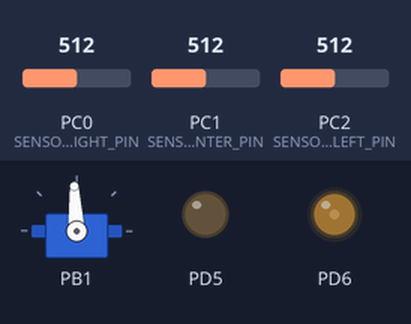
This program was run on a simulated ATmega328P, built with avr-gcc and emulated at 16 MHz. Shown: servo, output pins drawn as LEDs (lit = HIGH). Inputs (shaded band) come from the test bench; at power-on: PC0 (SENSOR_RIGHT_PIN) = 512, PC2 (SENSOR_LEFT_PIN) = 512, PC1 (SENSOR_CENTER_PIN) = 512. Servo pulses on a pin are drawn as a servo (544–2400 µs = 0–180°); pins used as bus, display or sensor lines are not drawn.

Above: at 1.2 s.
1.3 s: PC0 (SENSOR_RIGHT_PIN) set to 490
At 2.7 s:
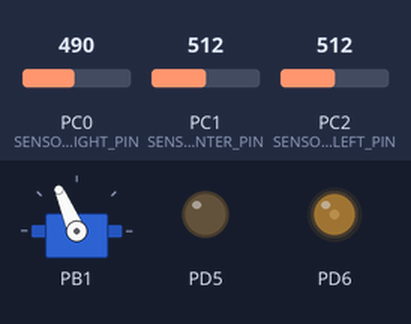
4.3 s: PC2 (SENSOR_LEFT_PIN) set to 306
6.1 s: PC1 (SENSOR_CENTER_PIN) set to 538
At 6.9 s:
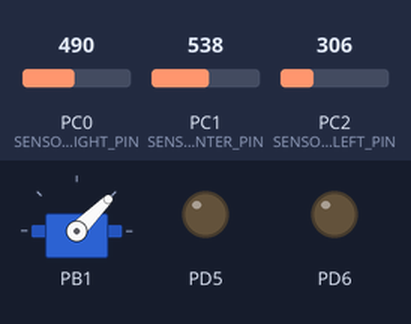
7.6 s: PC1 (SENSOR_CENTER_PIN) set to 596
9.1 s: PC1 (SENSOR_CENTER_PIN) set to 623
At 10.1 s:
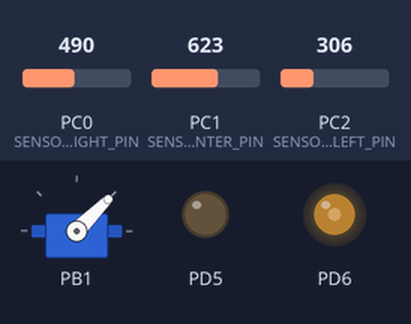
10.6 s: PC1 (SENSOR_CENTER_PIN) set to 511
At 11.7 s:
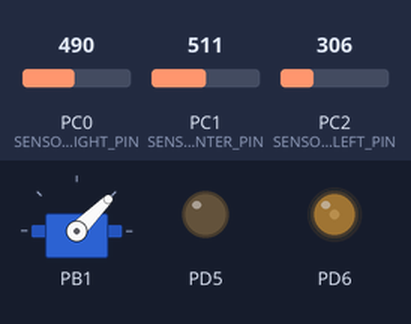
Timing chart, 0 to 13.1 s (numbered marks = the images above; inputs shaded):
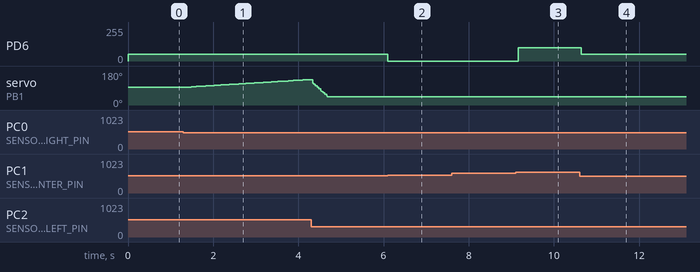

Measured:
- the behaviour switches between 526 and 527 on PC1 (SENSOR_CENTER_PIN) (found by bisection; images 1 and 2)
- the behaviour switches between 607 and 608 on PC1 (SENSOR_CENTER_PIN) (found by bisection; images 2 and 3)
- after the input at 1.3 s, servo on PB1: moves from 93° to 135° over 2.9 s, starting after 0.06 s
- after the input at 6.1 s, PD6: 51/255 → 0/255 at once
- after the input at 7.6 s, every drawn part: stays the same
- after the input at 9.1 s, PD6: 0/255 → 101/255 after 0.06 s
- after the input at 10.6 s, PD6: 101/255 → 51/255 at once

The program:

main.c
```c
/********************************************************************************
* main.c:
********************************************************************************/

/* Include directives */
#include "global_header.h"

/* Static variables */
static struct pid servo_pid;

/********************************************************************************
* main:
********************************************************************************/
int main(void)
{
	setup();
	pid_init(&servo_pid, SERVO_ANGLE_CENTER, SERVO_ANGLE_MIN, SERVO_ANGLE_MAX, 1, 0.1, 0.01);

	while (true)
	{
		pid_regulate(&servo_pid, ir_sensor_get_servo_pid_input(SENSOR_LEFT_PIN, SENSOR_RIGHT_PIN));
		servo_set_angle((uint8_t)servo_pid.output);
		motor_controller_run(ir_sensor_get_distance_cm(SENSOR_CENTER_PIN));
	}

	return 0;
}
```

adc.c
```c
/********************************************************************************
* adc.c: Contains function definitions relevant to AD-conversion.
********************************************************************************/

/* Include directives */
#include "adc.h"

/* External function definitions */

/********************************************************************************
* adc_read: Performs an AD-conversion on the desired pin and returns
*			the result.
********************************************************************************/
uint16_t adc_read(uint8_t pin)
{
	ADMUX = (0b00 << REFS0) | pin;
	ADCSRA = (1 << ADEN) | (1 << ADSC) | (0b111 << ADPS0);
	while ((ADCSRA & (1 << ADIF)) == 0);
	ADCSRA = (1 << ADIF);

	return ADC;
}

/********************************************************************************
* adc_read_avg_4: Performs four AD-conversions on the desired pin and returns
*			      the result as an average value.
********************************************************************************/
uint16_t adc_read_avg_4(uint8_t pin)
{
	uint16_t temp_readings = 0;

	for (uint8_t i = 0; i < 4; i++)
	{
		temp_readings += adc_read(pin);
	}

	return (temp_readings >> 2);
}

/********************************************************************************
* adc_read_avg_8: Performs eight AD-conversions on the desired pin and returns
*			      the result as an average value.
********************************************************************************/
uint16_t adc_read_avg_8(uint8_t pin)
{
	uint16_t temp_readings = 0;

	for (uint8_t i = 0; i < 8; i++)
	{
		temp_readings += adc_read(pin);
	}

	return (temp_readings >> 3);
}

/********************************************************************************
* adc_read_voltage: Performs eight AD-conversions on the desired pin and returns
*			        the result calculated into a voltage level.
********************************************************************************/
double adc_read_voltage(uint8_t pin)
{
	double voltage = ADC_RESOLUTION * adc_read_avg_8(pin);

	return voltage;
}
```

adc.h
```c
/********************************************************************************
* adc.h: Contains macro definitions and function declarations relevant to
*		 AD-conversion.
********************************************************************************/

#ifndef ADC_H_
#define ADC_H_

/* Include directives */
#include "global_header.h"

/* Macro definitions */
#define VREF 3.3							// Voltage at the AREF pin.
#define ADC_MAX 1023.0						// Highest value in 10-bits.
#define ADC_RESOLUTION 0.0032				// 3.3 V divided into 1024 steps, 3.2 mV resolution.

/* External function declarations */
uint16_t adc_read(uint8_t pin);
uint16_t adc_read_avg_4(uint8_t pin);
uint16_t adc_read_avg_8(uint8_t pin);
double adc_read_voltage(uint8_t pin);

#endif /* ADC_H_ */
```

delay.c
```c
/********************************************************************************
* delay.c: Contains function definitions for functions used for
*		   generating delays.
*********************************************************************************/

/* Include directives */
#include "gpio.h"

/********************************************************************************
* delay_ms: Generates the desired delay in ms.
*********************************************************************************/
void delay_ms(uint16_t const delay_time_ms)
{
	for (uint16_t i = 0; i < delay_time_ms; i++)
	{
		_delay_ms(1);
	}

	return;
}

/********************************************************************************
* delay_us: Generates the desired delay in us.
*********************************************************************************/
void delay_us(const uint16_t delay_time_us)
{
	for (uint16_t i = 0; i < delay_time_us; i++)
	{
		_delay_us(1);
	}

	return;
}
```

global_header.h
```c
/********************************************************************************
* global_header.h: Header file containing include directives to every
*				   header file in the project. Also contains declarations of
*				   variables with a global scope.
********************************************************************************/

#ifndef GLOBAL_HEADER_H_
#define GLOBAL_HEADER_H_

/* Include directives */
#include "gpio.h"
#include "usart.h"
#include "adc.h"
#include "ir_sensor.h"
#include "servo.h"
#include "motor_controller.h"
#include "pid.h"

/* Global variable declarations */

#endif /* GLOBAL_HEADER_H_ */
```

ir_sensor.c
```c
/********************************************************************************
* adc.c: Contains function definitions relevant to analog IR distance
*		 sensor GP2Y0A21YK.
********************************************************************************/

/* Include directives */
#include "ir_sensor.h"

/********************************************************************************
* ir_sensor_get_servo_pid_input:
********************************************************************************/
double ir_sensor_get_servo_pid_input(const uint8_t left_pin, const uint8_t right_pin)
{
	const double input_difference = ir_sensor_get_input_difference(left_pin, right_pin);
	const double scaled_input = ((input_difference + DISTANCE_MAX) / (2 * DISTANCE_MAX));

	return (scaled_input * 180);
}

/********************************************************************************
* ir_sensor_get_input_difference:
********************************************************************************/
double ir_sensor_get_input_difference(const uint8_t left_pin, const uint8_t right_pin)
{
	const double left_val = ir_sensor_get_distance_cm(left_pin);
	const double right_val = ir_sensor_get_distance_cm(right_pin);

	return (left_val - right_val);
}

/********************************************************************************
* ir_sensor_check_distance:
********************************************************************************/
double ir_sensor_check_distance(double val)
{
	if (val > DISTANCE_MAX)
	{
		val = (double)DISTANCE_MAX;
		return val;
	}
	else if (val < DISTANCE_MIN)
	{
		val = (double)DISTANCE_MIN;
		return val;
	}
	else return val;
}

/********************************************************************************
* ir_sensor_get_distance_cm:
********************************************************************************/
double ir_sensor_get_distance_cm(uint8_t pin)
{
	double distance_cm = 29.988 * pow(adc_read_voltage(pin), -1.173);
	distance_cm = ir_sensor_check_distance(distance_cm);

	return distance_cm;
}
```

ir_sensor.h
```c
/********************************************************************************
* ir_sensor.h: Contains macro definitions and function declarations relevant to
*			   analog IR distance sensor GP2Y0A21YK.
********************************************************************************/

#ifndef IR_SENSOR_H_
#define IR_SENSOR_H_

/* Include directives */
#include "global_header.h"

/* Macro definitions */
#define DISTANCE_MAX 50
#define DISTANCE_MIN 10

/* External function declarations */
double ir_sensor_get_servo_pid_input(const uint8_t left_pin, const uint8_t right_pin);
double ir_sensor_get_distance_cm(uint8_t pin);
double ir_sensor_check_distance(double val);
double ir_sensor_get_input_difference(const uint8_t left_pin, const uint8_t right_pin);

#endif /* IR_SENSOR_H_ */
```

isr.c
```c
/********************************************************************************
* isr.c: Contains the various Interrupt Service Routines used in the program.
********************************************************************************/

/* Include directives */
#include "global_header.h"

/* Interrupt service routines */

/********************************************************************************
* INT0_vect: Trigger condition: Rising edge PORTD2.
********************************************************************************/
ISR (INT0_vect)
{
	return;
}

/********************************************************************************
* INT1_vect: Trigger condition: Rising edge PORTD3.
********************************************************************************/
ISR (INT1_vect)
{
	return;
}

/********************************************************************************
* TIMER0_OVF_vect: Trigger condition: Executed every 255 us.
********************************************************************************/
ISR (TIMER0_OVF_vect)
{
	return;
}

/********************************************************************************
* TIMER1_OVF_vect: Trigger condition: Executed every 20 ms.
********************************************************************************/
ISR (TIMER1_OVF_vect)
{
	return;
}
```

motor_controller.c
```c
/********************************************************************************
* motor_controller.c:
*********************************************************************************/

/* Include directives */
#include "motor_controller.h"

/* Static variables */
static enum motor_direction current_direction = MOTOR_DIRECTION_FORWARD;

/* External Function Definitions */

/********************************************************************************
* motor_controller_set_speed:
*********************************************************************************/
void motor_controller_set_speed(uint8_t motor_speed)
{
	if (motor_speed > MOTOR_SPEED_MAX) motor_speed = MOTOR_SPEED_MAX;
	if (motor_speed < MOTOR_SPEED_MIN && motor_speed > 0) motor_speed = MOTOR_SPEED_MIN;

	if (current_direction == MOTOR_DIRECTION_FORWARD)
	{
		OCR0A = motor_controller_get_pwm_value(motor_speed);
	}
	else if (current_direction == MOTOR_DIRECTION_BACKWARD)
	{
		OCR0B = motor_controller_get_pwm_value(motor_speed);
	}

	return;
}

/********************************************************************************
* motor_controller_set_direction:
*********************************************************************************/
void motor_controller_set_direction(const enum motor_direction new_direction)
{
	if (new_direction == current_direction) return;

	motor_controller_stop();
	current_direction = new_direction;

	return;
}

/********************************************************************************
* motor_controller_stop:
*********************************************************************************/
void motor_controller_stop(void)
{
	motor_controller_set_speed(0);

	return;
}

/********************************************************************************
* motor_controller_run:
*********************************************************************************/
void motor_controller_run(const double center_distance_cm)
{
	if (center_distance_cm < 15) motor_controller_stop();

	double speed_rescaled = (center_distance_cm - 15) * (100 / DISTANCE_MAX);
	double speed_percentage = speed_rescaled / 100;
	uint8_t new_speed = (uint8_t)(MOTOR_SPEED_MAX * speed_percentage);
	motor_controller_set_speed(new_speed);

	return;
}

/********************************************************************************
* motor_controller_check_motor_direction: Returns the current motor direction
*										  expressed as a boolean value where
*										  true = forwards, false = backwards.
*********************************************************************************/
bool motor_controller_check_motor_direction(void)
{
	if (current_direction == MOTOR_DIRECTION_FORWARD)
	{
		return true;
	}
	else
	{
		return false;
	}
}
```

motor_controller.h
```c
/********************************************************************************
* motor_controller.h:
*********************************************************************************/
#ifndef MOTOR_CONTROLLER_H_
#define MOTOR_CONTROLLER_H_

/* Include directives */
#include "global_header.h"

/* Enumerations */
enum motor_direction
{
	MOTOR_DIRECTION_FORWARD,
	MOTOR_DIRECTION_BACKWARD
};

/* Macro definitions */
#define MOTOR_SPEED_MAX 40
#define MOTOR_SPEED_MIN 20

/* Internal function declarations */
static inline uint8_t motor_controller_get_pwm_value(uint8_t motor_speed);

/* External function declarations */
void motor_controller_set_speed(uint8_t motor_speed);
void motor_controller_set_direction(const enum motor_direction new_direction);
void motor_controller_stop(void);
void motor_controller_run(const double center_distance_cm);
bool motor_controller_check_motor_direction(void);

/* Internal function definitions */

/********************************************************************************
* motor_controller_get_pwm_value: Converts a value in the range 0 - 100 to
*								  a value in the range 0 - 255.
*********************************************************************************/
static inline uint8_t motor_controller_get_pwm_value(uint8_t motor_speed)
{
	return (uint8_t)(motor_speed * 2.55);
}

#endif /* MOTOR_CONTROLLER_H_ */
```

pid.c
```c
/********************************************************************************
* pid.c:
********************************************************************************/

/* Include directives */
#include "pid.h"

/* External function definitions */

/********************************************************************************
* pid_init:
********************************************************************************/
void pid_init(struct pid* self, const double target,
			  const double output_min, const double output_max,
			  const double kp, const double ki, const double kd)
{
	self->target = target;
	self->output_min = output_min;
	self->output_max = output_max;
	self->kp = kp;
	self->ki = ki;
	self->kd = kd;

	self->output = 0;
	self->input = 0;
	self->last_error = 0;
	self->integrate = 0;
	self->derivate = 0;

	return;
}

/********************************************************************************
* pid_check_output:
********************************************************************************/
void pid_check_output(struct pid* self)
{
	if (self->output > self->output_max)
	{
		self->output = self->output_max;
	}
	else if (self->output < self->output_min)
	{
		self->output = self->output_min;
	}

	return;
}

/********************************************************************************
* pid_regulate:
********************************************************************************/
void pid_regulate(struct pid* self, const double pid_input)
{
	const double error = self->target - pid_input;
	self->input = pid_input;

	self->derivate = error - self->last_error;
	self->integrate += error;
	self->output = (self->target) + (self->kp * error) + (self->ki * self->integrate) + (self->kd * self->derivate);

	pid_check_output(self);
	self->last_error = error;

	return;
}
```

pid.h
```c
/********************************************************************************
* pid.h:
********************************************************************************/

#ifndef PID_REGULATOR_H_
#define PID_REGULATOR_H_

/* Include directives */
#include "global_header.h"

/* Structs */
struct pid
{
	double target;
	double output;
	double input;
	double output_min;
	double output_max;
	double last_error;
	double integrate;
	double derivate;
	double kp;
	double ki;
	double kd;
};

/* External function declarations */

/********************************************************************************
* pid_init:
********************************************************************************/
void pid_init(struct pid* self, const double target,
			  const double output_min, const double output_max,
			  const double kp, const double ki, const double kd);

/********************************************************************************
* pid_check_output:
********************************************************************************/
void pid_check_output(struct pid* self);

/********************************************************************************
* pid_regulate:
********************************************************************************/
void pid_regulate(struct pid* self, const double pid_input);

#endif /* PID_REGULATOR_H_ */
```

servo.c
```c
/********************************************************************************
* servo.c:
********************************************************************************/

/* Include directives */
#include "servo.h"

/* External function definitions */
void servo_set_angle(const uint8_t angle)
{
	uint16_t ocr1a_val = 250 + angle * 1.389;
	OCR1A = ocr1a_val;

	return;
}
```

servo.h
```c
/********************************************************************************
* servo.h:
********************************************************************************/

#ifndef SERVO_H_
#define SERVO_H_

/* Include directives */
#include "global_header.h"

/* Macro definitions */
#define SERVO_CENTER 375
#define SERVO_MAX_LEFT 250
#define SERVO_MAX_RIGHT 500

#define SERVO_ANGLE_MIN 0
#define SERVO_ANGLE_CENTER 90
#define SERVO_ANGLE_MAX 180

/* External function declarations */
void servo_set_angle(const uint8_t angle);

#endif /* SERVO_H_ */
```

Source omitted: setup.c (3394 bytes), usart.c (3778 bytes), usart.h (2877 bytes), gpio.h (1062 bytes)
